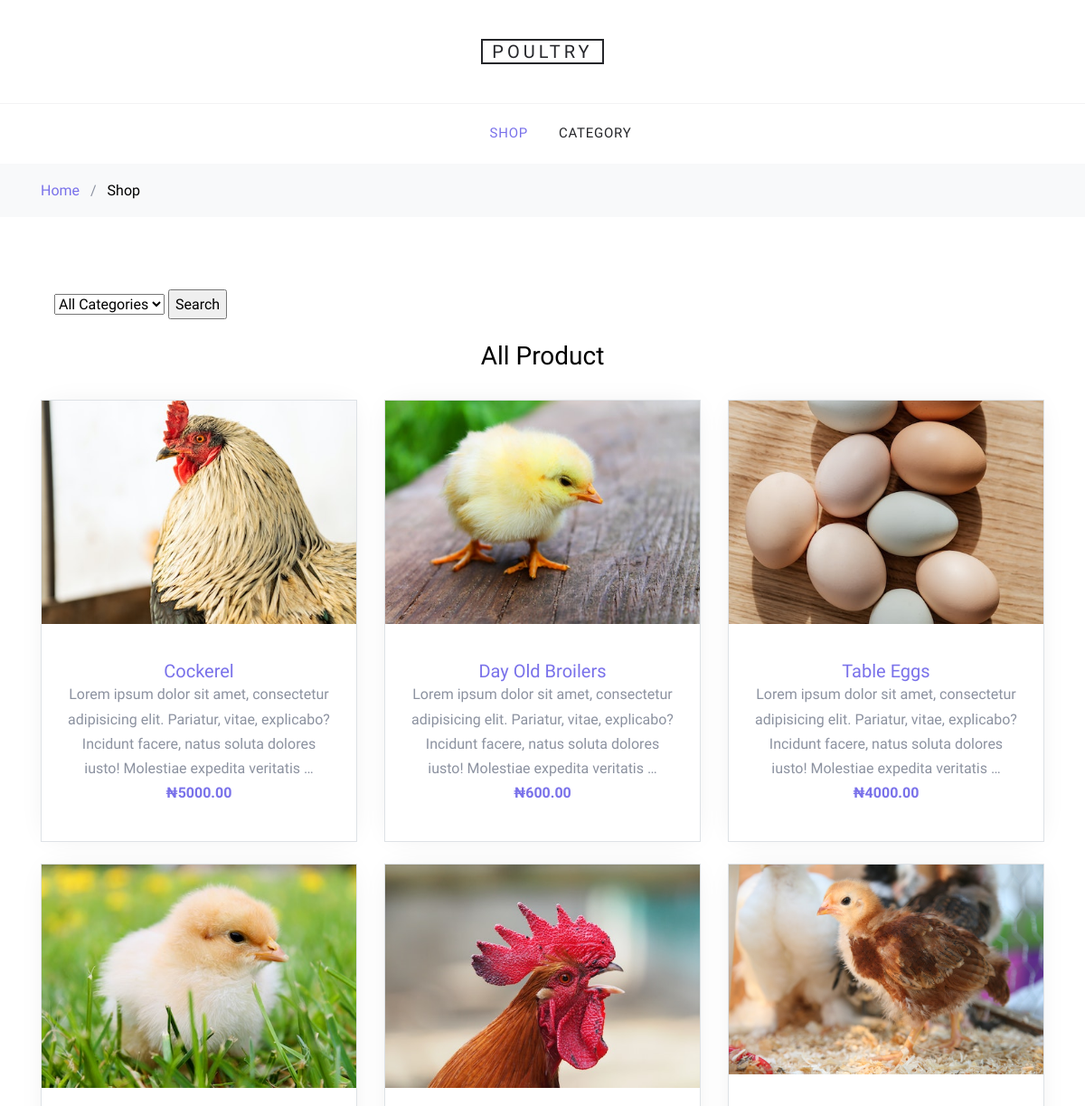
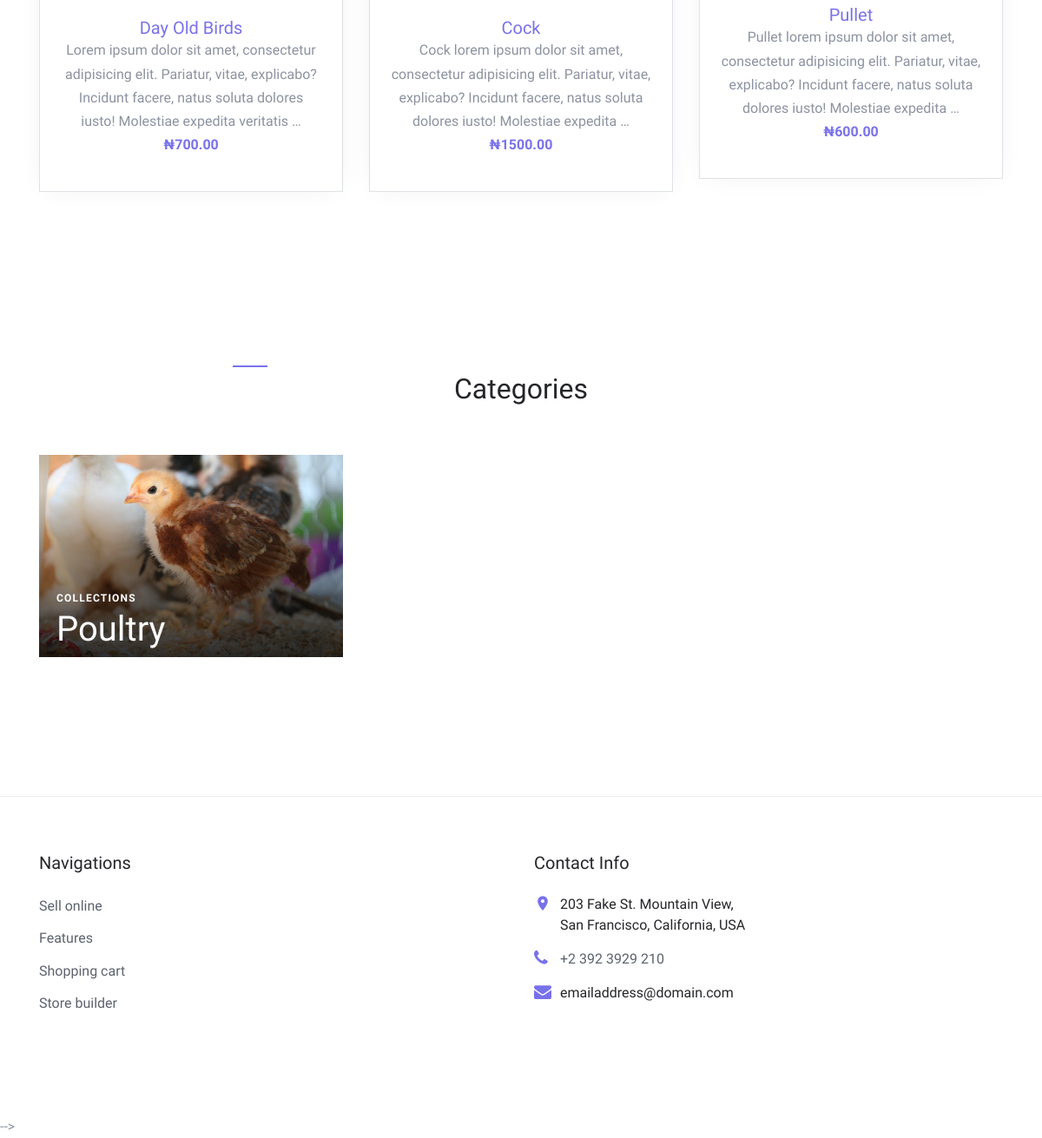
The app's page /, older data (2 pictures, top to bottom).
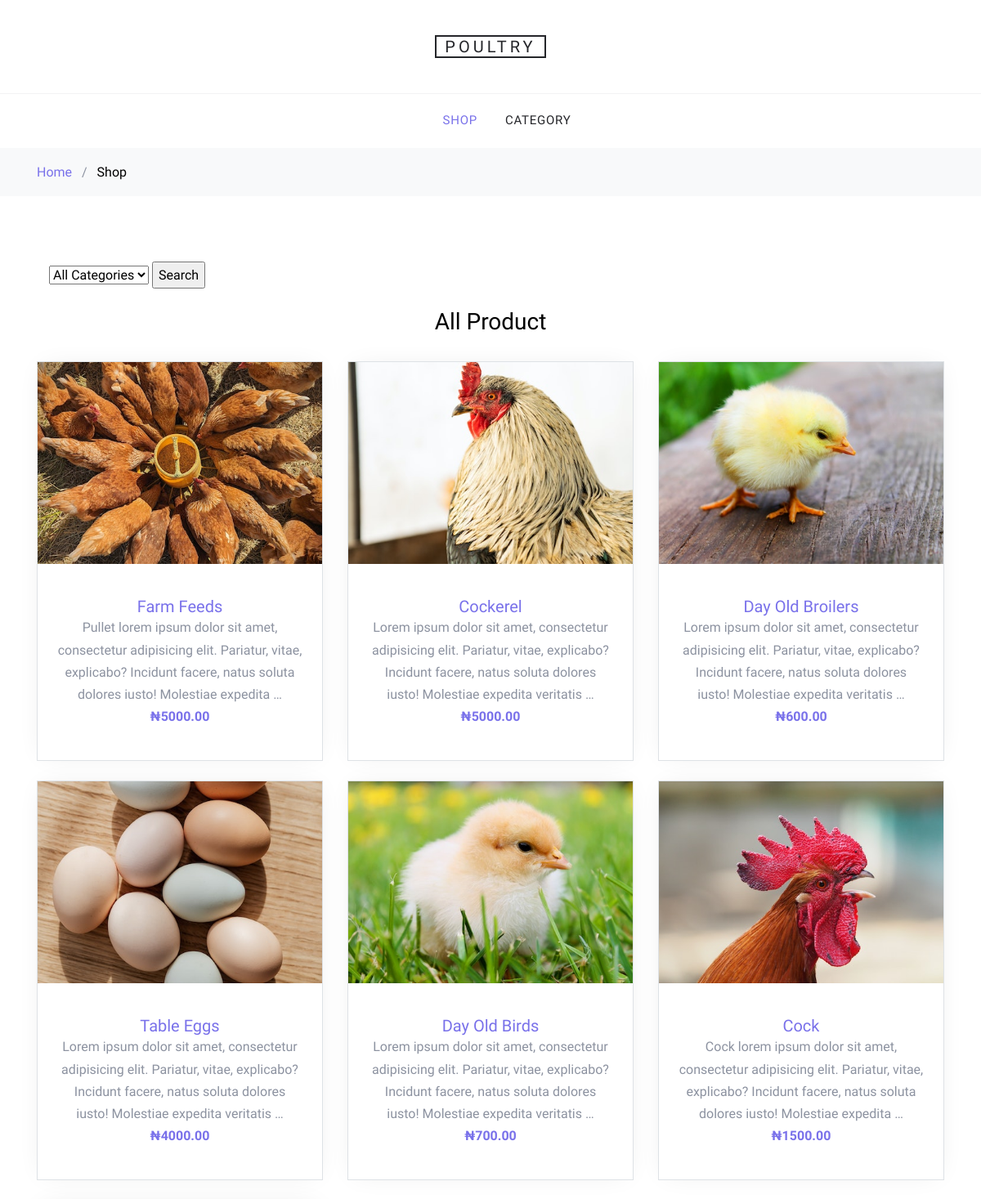
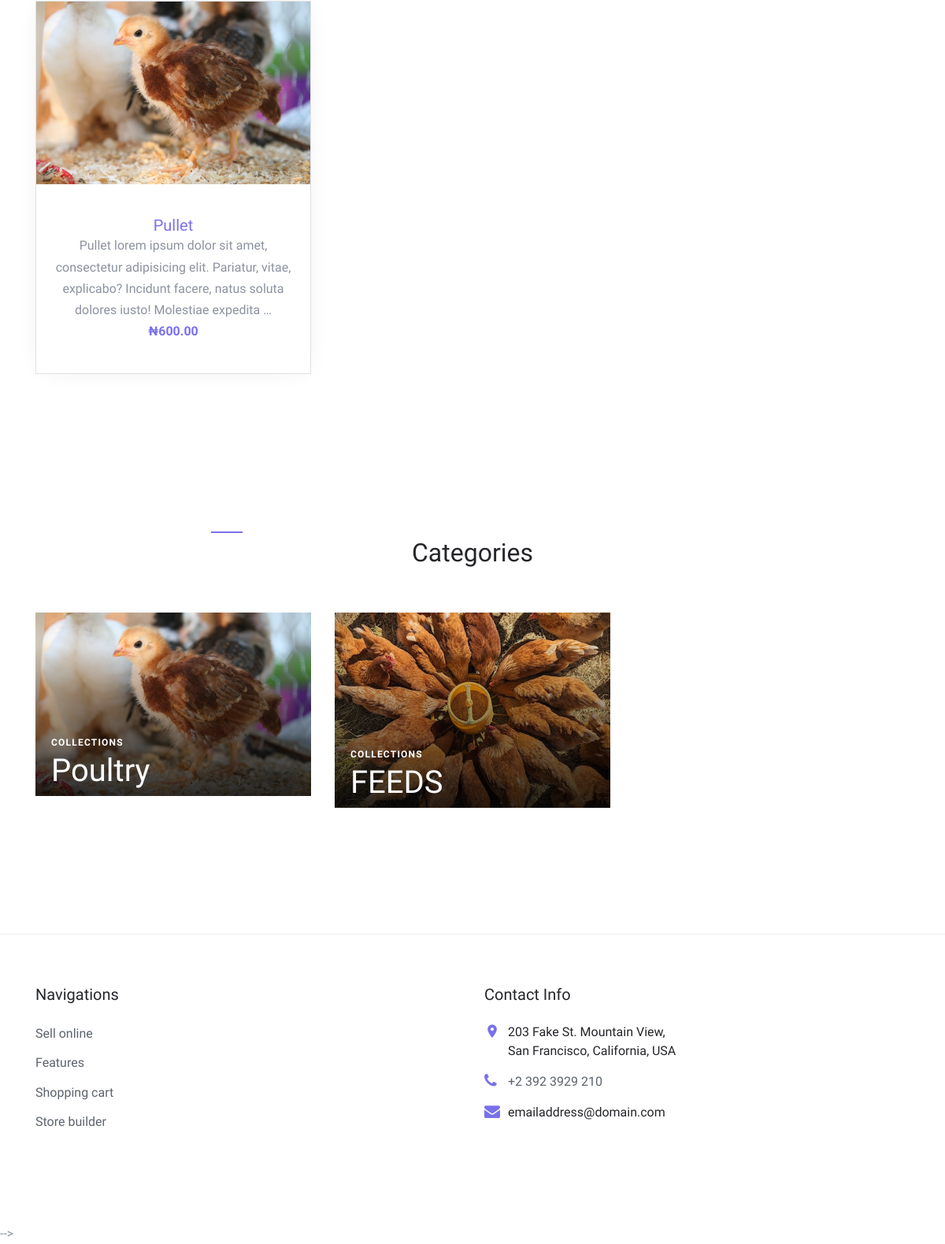
The same page, newer data (2 pictures, top to bottom).
### my_app/models.py (models this page shows, shortened)
class Product(models.Model):
    product_name = models.CharField(max_length=255)
    description = models.TextField()
    price = models.DecimalField(max_digits=10, decimal_places=2)
    category = models.ForeignKey(Category, on_delete=models.CASCADE)
    image = models.ImageField()
    created_at = models.DateTimeField(default=timezone.now)
    class Meta:
        ordering = ['created_at']

class Category(models.Model):
    name = models.CharField(max_length=255)
    cat_image = models.ImageField()

### my_app/views.py (the view)
# urls.py: path('', views.index, name='home'),
def index(request):
    template_name = 'shop.html'
    product = Product.objects.all().order_by('-created_at')
    category = Category.objects.all()
    categoryID = request.GET.get('category')
    if categoryID:
        product = Product.objects.filter(category=categoryID)
    else:
        product = Product.objects.all().order_by('-created_at')
    return render(request, template_name, {'product': product, 'category':category} )

### templates/shop.html (shortened to what the changed rows need)
{% load static %}
<!DOCTYPE html>
<html lang="en">
  <head>
    <link rel="stylesheet" href="{% static 'fonts/icomoon/style.css' %}">
    <link rel="stylesheet" href="{% static 'css/bootstrap.min.css' %}">
    <link rel="stylesheet" href="{% static 'css/magnific-popup.css' %}">
    <link rel="stylesheet" href="{% static 'css/jquery-ui.css' %}">
    <link rel="stylesheet" href="{% static 'css/owl.carousel.min.css' %}">
    <link rel="stylesheet" href="{% static 'css/owl.theme.default.min.css' %}">
    <link rel="stylesheet" href="{% static 'css/aos.css' %}">
    <link rel="stylesheet" href="{% static 'css/style.css' %}">
  </head>
  <body>
  <div class="site-wrap">
    <div class="site-section">
      <div class="container">
        <div class="row mb-5">
          <div class="col-md-12 order-2">
            <div class="row">
              <div class="col-md-12 mb-2">
                <div class="text-center mb-4"><h2 class="text-black h3">All Product</h2></div>
              </div>
            </div>
            <div class="row mb-5">
              {% if product %}
              {% for p in product %}
              <div class="col-sm-6 col-lg-4 mb-4" data-aos="fade-up">
                <div class="block-4 text-center border">
                  <figure class="block-4-image">
                    <a href="{% url 'product-detail' p.id %}"><img src="{{ p.image.url }}" alt="Image placeholder" class="img-fluid"></a>
                  </figure>
                  <div class="block-4-text p-4">
                    <h3><a href="{% url 'product-detail' p.id %}">{{ p.product_name }}</a></h3>
                    <p class="mb-0">{{ p.description | truncatewords:20 }}</p>
                    <p class="text-primary font-weight-bold">&#8358;{{ p.price }}</p>
                  </div>
                </div>
              </div>
              {% endfor %}
              {% endif %}
            </div>
          </div>
        </div>
        <div class="row">
          <div class="col-md-12">
            <div class="site-section site-blocks-2">
                <div class="row justify-content-center text-center mb-5">
                  <div class="col-md-7 site-section-heading pt-2">
                    <h2 id="category">Categories</h2>
                  </div>
                </div>
                <div class="row">
                  {% if category %}
                  {% for cat in category %}
                  <div class="col-sm-6 col-md-6 col-lg-4 mb-4 mb-lg-0" data-aos="fade" data-aos-delay="100">
                    <a class="block-2-item" href="#">
                      <figure class="image">
                        <img src="{{ cat.cat_image.url }}" alt="" class="img-fluid">
                      </figure>
                      <div class="text">
                        <span class="text-uppercase">Collections</span>
                        <h3>{{ cat.name }}</h3>
                      </div>
                    </a>
                  </div>
                  {% endfor %}
                  {% endif %}
                </div>
            </div>
          </div>
        </div>
      </div>
    </div>
        </div> -->
  </body>
</html>

Row changes from the older to the newer data that the page shows:
added Product: image (picture), product_name "Farm Feeds", description "Pullet lorem ipsum dolor sit amet, consectetur adipisicing elit. Pariatur, vitae, explicabo? Incidunt facere, natus soluta dolores iusto! Molestiae expedita …", price "5000.00"
added Category: cat_image (picture), name "FEEDS"
